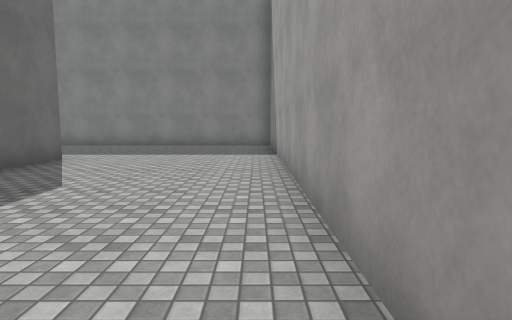
view 1 (above)

21 first-person views from a walk through a scene from a Unity 3-D project. The camera is 1.4 m above the floor, tilts 6° down and sees 75° across. The floor is counted in squares, 2 m on a side. Each view is taken from the middle of a square. On the plan, view 1 faces up. The plan holds only what a view shows up to about 10 squares ahead; the rest is blank. The place goes on beyond the plan. The player is left out. Some animated figures are left out. Surface patterns are stand-ins for the level's own textures.

view 2
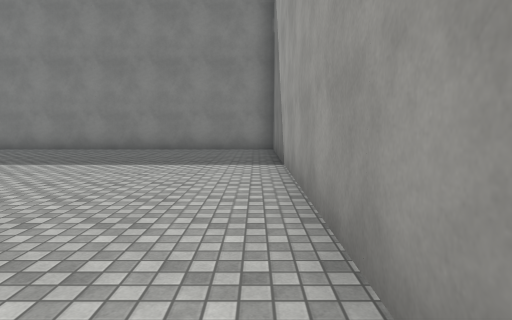

view 3
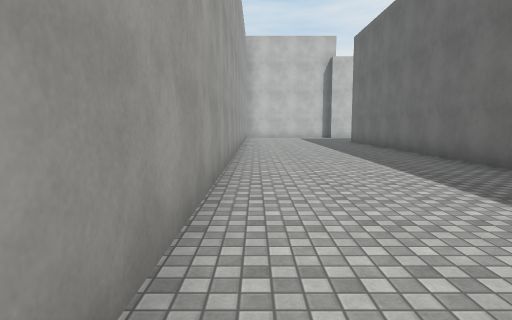

view 4
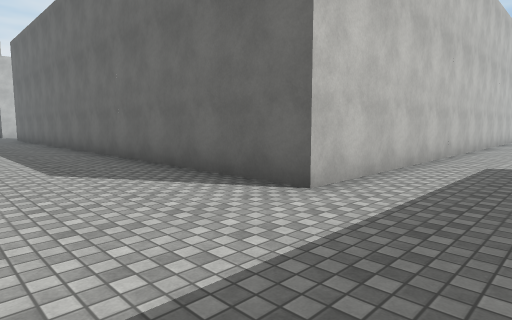

view 5
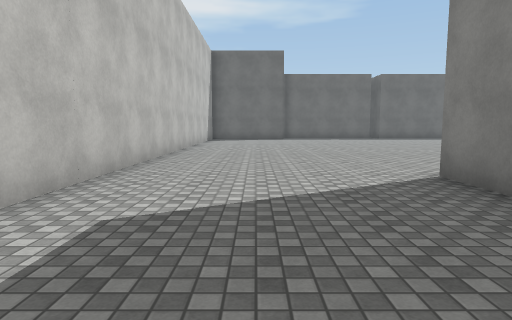

view 6
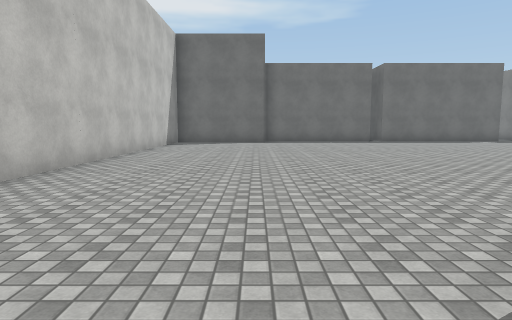

view 7
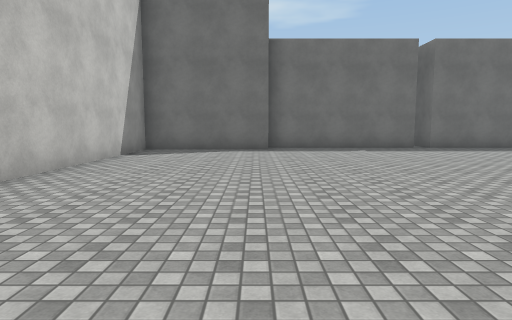

view 8
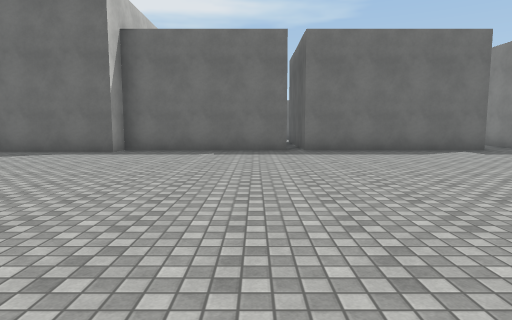

view 9
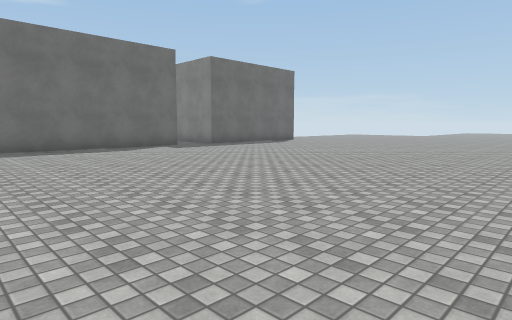

view 10
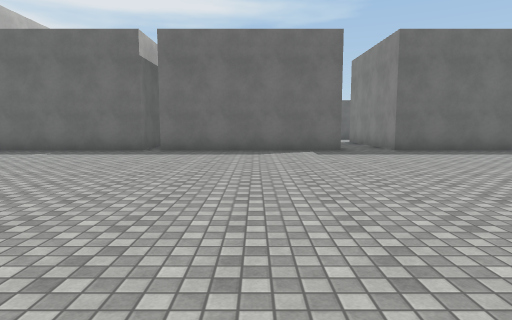

view 11
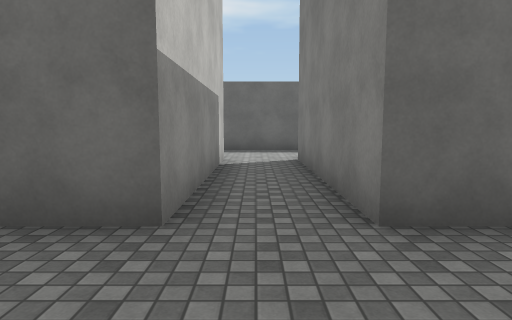

view 12
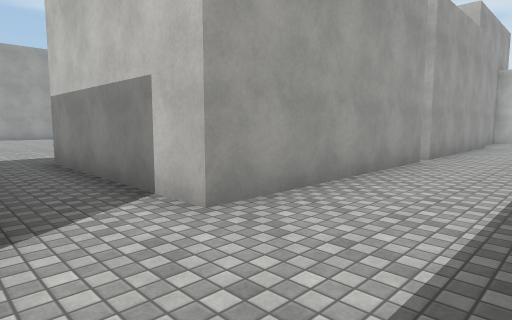

view 13
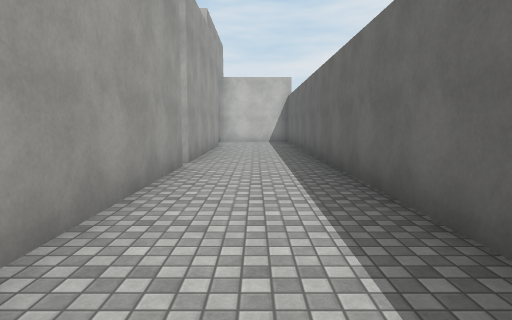

view 14
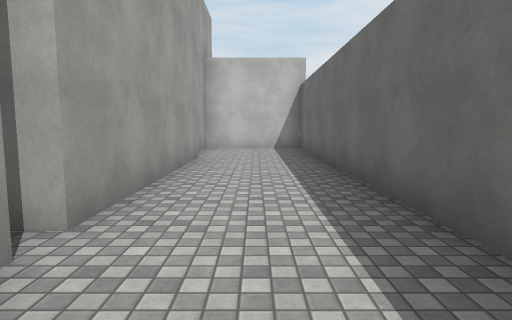

view 15
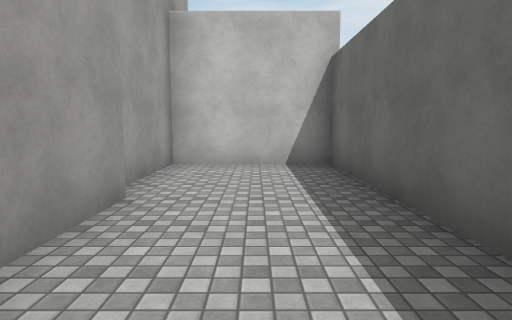

view 16
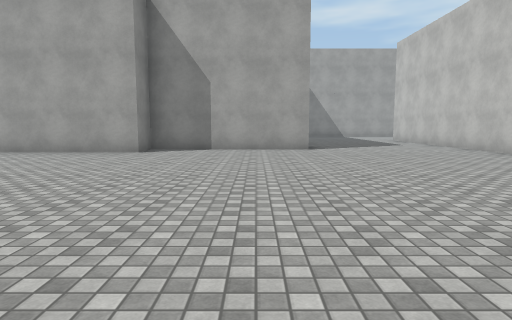

view 17
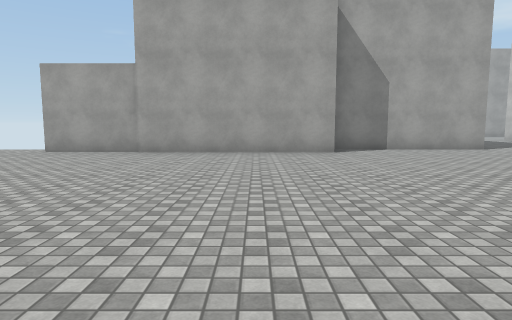

view 18
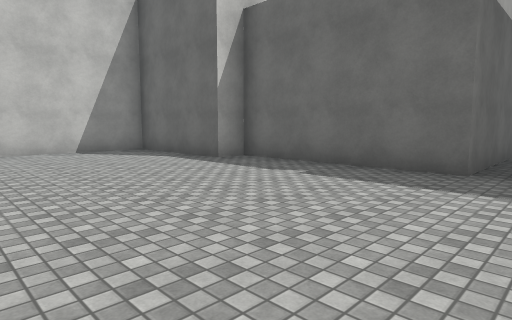

view 19
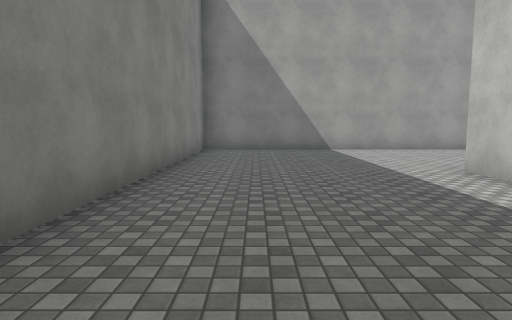

view 20
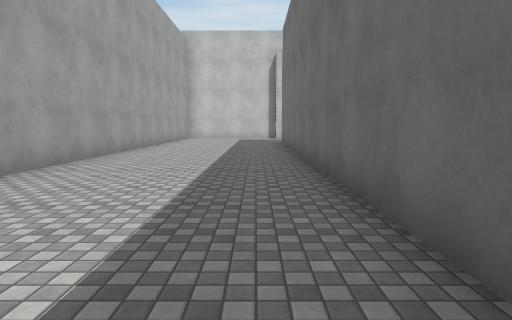

view 21
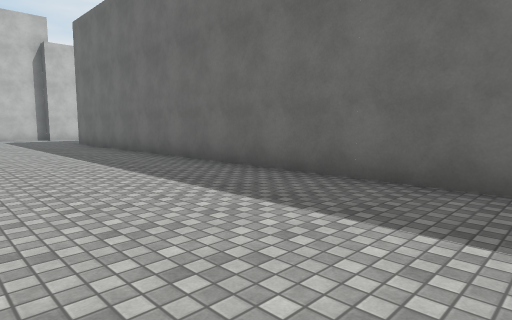

### Floor plan
Points are (right, up) in squares from view 1. A wall is a line through its corners. A room is listed if a view was taken in it or the views show most of it. See-through windows are left out.
Room 1 (views 1, 2, 3, 4, 5, 6, 7, 8, 9, 10, 11, 16, 17, 18, 19, 20, 21)
walls: (-10.3, 21) (-10.3, 22.5); (-26.8, 14.9) (-22.3, 14.9) (-22.3, 10.4) (-21.5, 10.4) (-21.5, 6.9) (-4, 6.9) (-4, -6.2); (-22.3, 22.5) (-22.3, 21.9) (-26.8, 21.9); (-26.8, 20.3) (-22.3, 20.3) (-22.3, 15.4) (-23.1, 15.4); (0.5, -6.1) (0.5, 11.5) (-9.5, 11.5) (-9.5, 16) (-10.5, 16) (-10.5, 21)
ways out: opening at (-27, 15) to room 2; opening at (-27, 21) to room 2
Room 2 (views 12, 13, 14, 15)
walls: (-26.8, 15.2) (-26.8, 20.3); (-26.8, 9.8) (-26.8, 14.9); (-29.3, 22.2) (-29.3, 6.9) (-26.5, 6.9) (-26.5, 9.2)
ways out: opening at (-27, 15) to room 1; opening at (-27, 21) to room 1

Where each view was taken, in squares from view 1:
view 1: 0 up, 0 right, facing up
view 2: 2 up, 0 right, facing up
view 3: 5 up, 0 right, facing down
view 4: 9 up, 1 left, facing down-left
view 5: 9 up, 5 left, facing left
view 6: 10 up, 8 left, facing left
view 7: 10 up, 12 left, facing left
view 8: 14 up, 13 left, facing left
view 9: 14 up, 12 left, facing up-left
view 10: 18 up, 13 left, facing left
view 11: 21 up, 20 left, facing left
view 12: 22 up, 29 left, facing down-right
view 13: 21 up, 28 left, facing down
view 14: 17 up, 28 left, facing down
view 15: 13 up, 28 left, facing down
view 16: 13 up, 19 left, facing right
view 17: 18 up, 19 left, facing right
view 18: 16 up, 17 left, facing down-left
view 19: 10 up, 9 left, facing right
view 20: 4 up, 3 left, facing down
view 21: 4 up, 0 right, facing down-left
